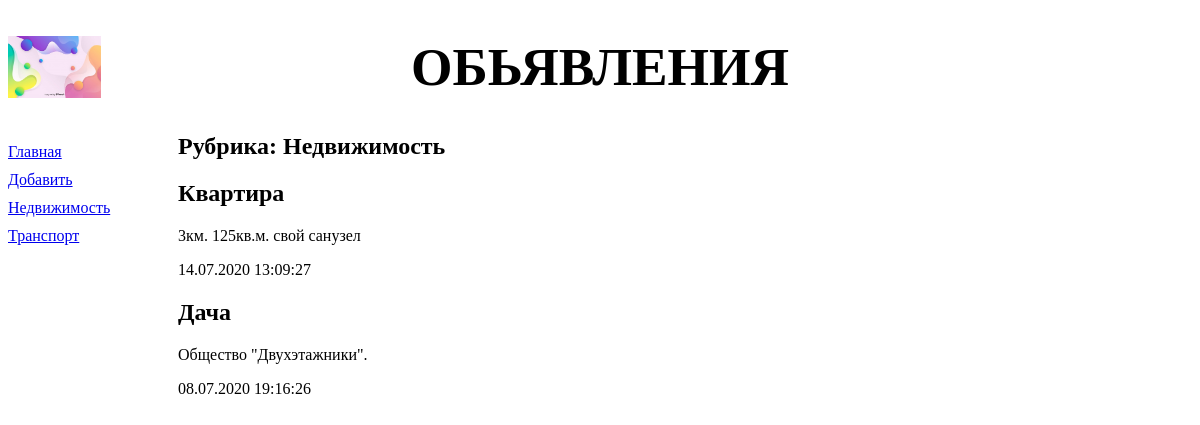
Screenshot of /bboard/1/ with the database file from the repository.
### bboard/models.py (models this page shows, shortened)
class Rubric(models.Model):
    name = models.CharField(max_length=20, db_index=True, verbose_name='Название')
    class Meta:
        verbose_name_plural = 'Рубрики'
        verbose_name = 'Рубрика'
        ordering = ['name']

class Bb(models.Model):
    KINDS = (
        (None, 'Выберете разряд публикуемого обьявления'),
        ('b', 'Куплю'),
        ('s', 'Продам'),
        ('c', 'Обменяю')
    )
    title = models.CharField(max_length=50, verbose_name='Товар')
    content = models.TextField(null=True, blank=True, verbose_name='Описание')
    price = models.FloatField(null=True, blank=True, verbose_name='Цена')
    published = models.DateTimeField(auto_now_add=True, db_index=True, verbose_name='Опубликовано')
    rubric = models.ForeignKey('Rubric', null=True, on_delete=models.PROTECT, verbose_name='Рубрика')
    kind = models.CharField(max_length=1, choices=KINDS, default='b', verbose_name='Вид обьявления')
    class Meta:
        verbose_name_plural = 'Обьявления'
        verbose_name = 'Обьявление'
        ordering = ['-published']

### bboard/views.py (the view)
# urls.py: path('<int:rubric_id>/', by_rubric, name='by_rubric'),
def by_rubric(request, rubric_id):
    bbs = Bb.objects.filter(rubric=rubric_id)
    rubrics = Rubric.objects.all()
    current_rubric = Rubric.objects.get(pk=rubric_id)
    context = {'bbs': bbs, 'rubrics': rubrics,
               'current_rubric': current_rubric}
    return render(request, 'bboard/by_rubric.html', context)

### bboard/templates/bboard/by_rubric.html (shortened to what this page needs)
{% extends 'layout/basic.html' %}
{% block content %}
<h2> Рубрика: {{current_rubric.name}} </h2>
{% for bb in bbs %}
        <div>
            <h2> {{bb.title}} </h2>
            <p> {{ bb.content }} </p>
            <p> {{ bb.published|date:"d.m.Y H:i:s" }} </p>
        </div>
{% endfor %}
{% endblock %}

### bboard/templates/layout/basic.html (shortened to what this page needs)
{% load static %}
<!DOCTYPE html>
<html>
    <head>
        <link rel="stylesheet" type="text/css"
        href="{% static 'bboard/style.css' %}">
    </head>
    <body>
        <header>
            <h1> Обьявления </h1>
        </header>
        <nav>
            <a href="{% url 'index' %}"> Главная </a>
            <a href="{% url 'add' %}"> Добавить </a>
            {% for rubric in rubrics %}
            <a href="{% url 'by_rubric' rubric.pk %}"> {{ rubric.name }} </a>
            {% endfor %}
        </nav>
        <section>
        {% block content %}
        {% endblock %}
        </section>
    </body>
    </head>
</html>

### bboard/static/bboard/style.css (style rules this page uses)
header h1 { font-size: 40pt; text-transform: uppercase; text-align: center; background: url('bg.jpg') left / auto 100% no-repeat; }
nav { font_size: 16pt; width: 150px; float: left; }
nav a { display: block; margin: 10px 0px; }
section { margin-left: 170px; }

### rows the page displays
Rubric: name "Недвижимость"
Rubric: name "Транспорт"
Bb: title "Квартира", content "3км. 125кв.м. свой санузел", published "14.07.2020 13:09:27"
Bb: title "Дача", content "Общество \"Двухэтажники\".", published "08.07.2020 19:16:26"
